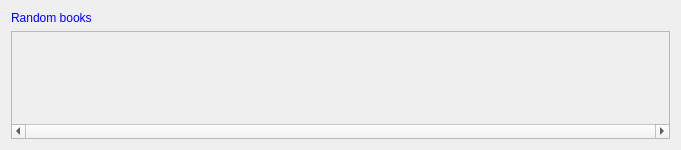
<?xml version="1.0" encoding="UTF-8"?>
<ui version="4.0">
 <class>Form</class>
 <widget class="QWidget" name="Form">
  <property name="geometry">
   <rect>
    <x>0</x>
    <y>0</y>
    <width>681</width>
    <height>150</height>
   </rect>
  </property>
  <property name="maximumSize">
   <size>
    <width>681</width>
    <height>16777215</height>
   </size>
  </property>
  <property name="windowTitle">
   <string>Form</string>
  </property>
  <property name="styleSheet">
   <string notr="true"/>
  </property>
  <layout class="QVBoxLayout" name="verticalLayout_5">
   <property name="sizeConstraint">
    <enum>QLayout::SetDefaultConstraint</enum>
   </property>
   <item>
    <widget class="QLabel" name="label_5">
     <property name="styleSheet">
      <string notr="true">color:blue</string>
     </property>
     <property name="text">
      <string>Random books</string>
     </property>
    </widget>
   </item>
   <item>
    <widget class="QScrollArea" name="scrollArea">
     <property name="sizePolicy">
      <sizepolicy hsizetype="Expanding" vsizetype="Expanding">
       <horstretch>0</horstretch>
       <verstretch>0</verstretch>
      </sizepolicy>
     </property>
     <property name="minimumSize">
      <size>
       <width>0</width>
       <height>0</height>
      </size>
     </property>
     <property name="horizontalScrollBarPolicy">
      <enum>Qt::ScrollBarAlwaysOn</enum>
     </property>
     <property name="sizeAdjustPolicy">
      <enum>QAbstractScrollArea::AdjustIgnored</enum>
     </property>
     <property name="widgetResizable">
      <bool>true</bool>
     </property>
     <widget class="QWidget" name="scrollAreaWidgetContents">
      <property name="geometry">
       <rect>
        <x>0</x>
        <y>0</y>
        <width>661</width>
        <height>94</height>
       </rect>
      </property>
      <property name="sizePolicy">
       <sizepolicy hsizetype="Expanding" vsizetype="Expanding">
        <horstretch>0</horstretch>
        <verstretch>0</verstretch>
       </sizepolicy>
      </property>
      <property name="minimumSize">
       <size>
        <width>0</width>
        <height>0</height>
       </size>
      </property>
      <layout class="QVBoxLayout" name="verticalLayout_2">
       <item>
        <layout class="QHBoxLayout" name="horizontalLayout">
         <item>
          <layout class="QVBoxLayout" name="verticalLayout_4"/>
         </item>
         <item>
          <layout class="QVBoxLayout" name="verticalLayout"/>
         </item>
        </layout>
       </item>
      </layout>
     </widget>
    </widget>
   </item>
  </layout>
 </widget>
 <resources/>
 <connections/>
</ui>
